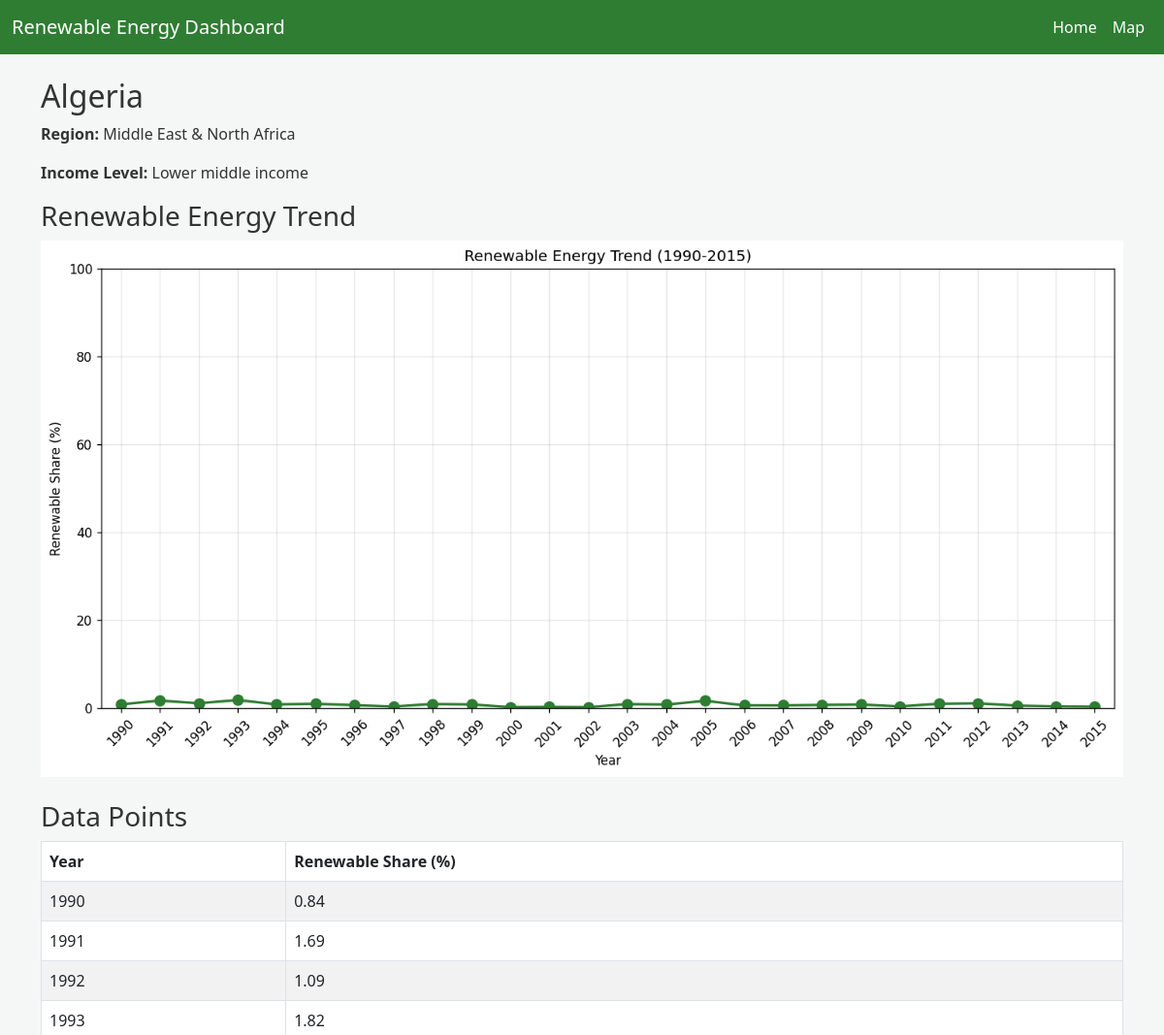
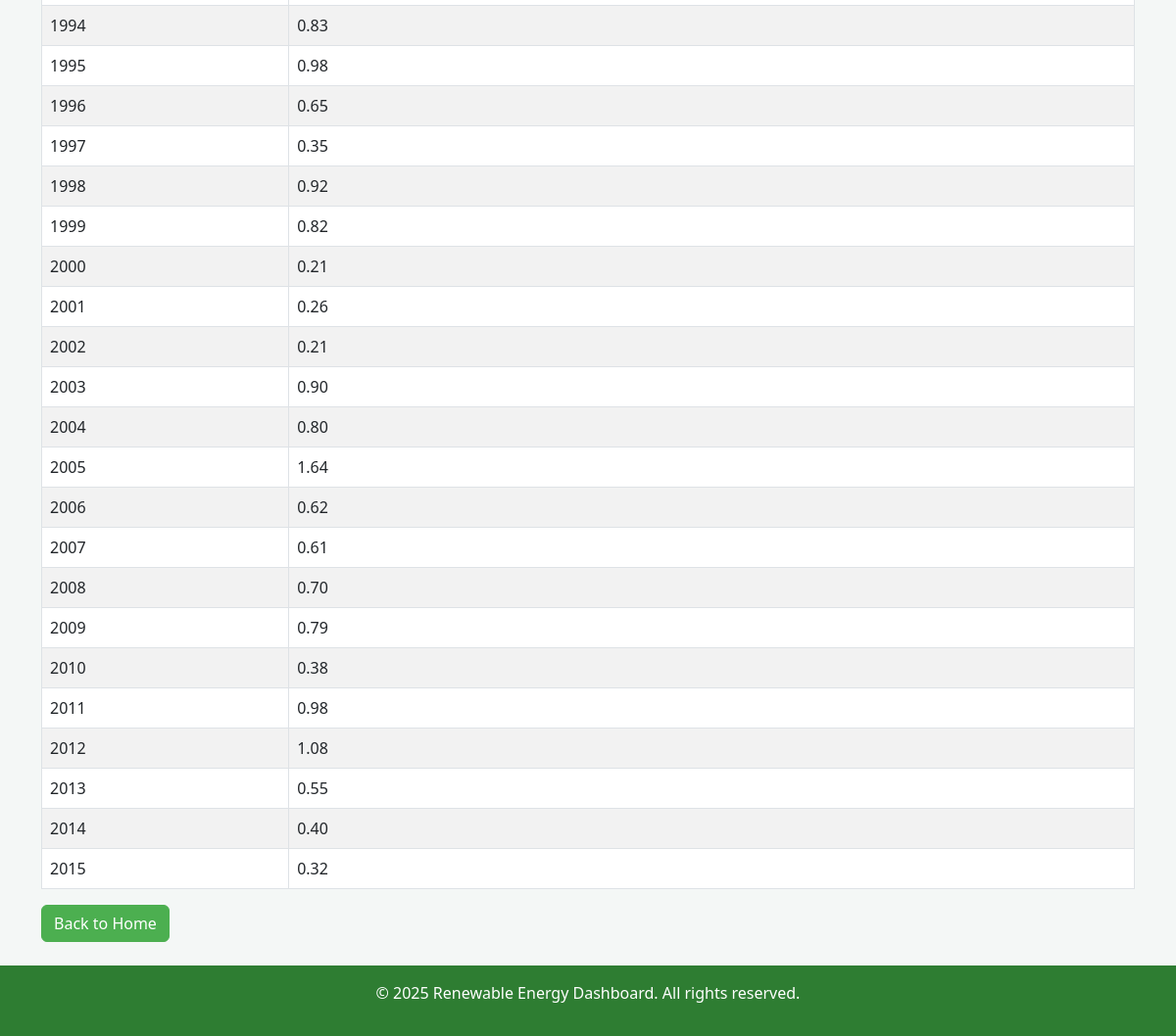
The page /country/496/ on the database its author committed (2 pictures, top to bottom).
### energy/models.py (models this page shows, shortened)
class Country(models.Model):
    name = models.CharField(max_length=100, unique=True)
    code = models.CharField(max_length=4, unique=True, null=True, blank=True)
    type = models.CharField(max_length=10, default='Unknown')
    region = models.CharField(max_length=50, default='Unknown')
    INCOME_GROUP_CHOICES = [
        ('High income', 'High income'),
        ('Low income', 'Low income'),
        ('Lower middle', 'Lower middle income'),
        ('Upper middle', 'Upper middle income'),
    ]
    income_group = models.CharField(
        max_length=20, choices=INCOME_GROUP_CHOICES, blank=True, null=True
    )
    renewable_share = models.FloatField(
        help_text="Renewable energy share in 2015 (%)",
        default=0.0,
        null=True,
        blank=True
    )
    class Meta:
        ordering = ['name']

class EnergyData(models.Model):
    country = models.ForeignKey(Country, on_delete=models.CASCADE)
    year = models.IntegerField()
    renewable_share = models.FloatField()
    class Meta:
        unique_together = ('country', 'year')
        ordering = ['year']

### energy/views.py (the view)
# urls.py: path('country/<int:pk>/', views.country_detail, name='country_detail'),
def country_detail(request, pk):
    country = get_object_or_404(
        Country.objects.prefetch_related(
            Prefetch(
                'energydata_set',
                queryset=EnergyData.objects.filter(year__range=(1990, 2015)).order_by('year'),
                to_attr='filtered_energy'
            )
        ),
        pk=pk
    )
    full_energy_data = [
        {
            'year': year,
            'renewable_share': next(
                (ed.renewable_share for ed in country.filtered_energy if ed.year == year),
                None
            ),
        }
        for year in range(1990, 2016)
    ]
    chart_url = generate_country_chart(full_energy_data)
    context = {
        'country': country,
        'energy_data': full_energy_data,
        'chart_url': chart_url,
    }
    return render(request, 'energy/country_detail.html', context)

### templates/energy/country_detail.html (shortened to what this page needs)
{% extends 'energy/base.html' %}
{% block content %}
    {% if error %}
        <div class="alert alert-danger">{{ error }}</div>
    {% else %}
        <h2>{{ country.name }}</h2>
        <p><strong>Region:</strong> {{ country.region }}</p>
        <p><strong>Income Level:</strong> {{ country.income_group }}</p>
        {% if chart_url %}
            <div class="mb-4">
                <h3>Renewable Energy Trend</h3>
                <img alt="{{ country.name }} Chart" class="img-fluid" style="max-width: 100%;">
            </div>
        {% else %}
            <div class="alert alert-warning">No chart available.</div>
        {% endif %}
        <h3>Data Points</h3>
        {% if country.energydata_set.all %}
            <div class="table-responsive">
                <table class="table table-striped table-bordered">
                    <thead>
                        <tr>
                            <th>Year</th>
                            <th>Renewable Share (%)</th>
                        </tr>
                    </thead>
                    <tbody>
                        {% for dp in country.energydata_set.all %}
                            <tr>
                                <td>{{ dp.year }}</td>
                                <td>{{ dp.renewable_share|floatformat:2 }}</td>
                            </tr>
                        {% endfor %}
                    </tbody>
                </table>
            </div>
        {% else %}
            <p>No data points available.</p>
        {% endif %}
        <p><a href="{% url 'energy:index' %}" class="btn btn-primary">Back to Home</a></p>
    {% endif %}
{% endblock %}

### templates/energy/base.html (style rules this page uses)
body { background-color: #f4f7f6; color: #333; }
.table thead { background-color: #4caf50; color: white; }
.btn-primary { background-color: #4caf50; border-color: #4caf50; }

### rows shown on the page
Country: name "Algeria", region "Middle East & North Africa", income_group "Lower middle income"
EnergyData: year "1990", renewable_share "0.84"
EnergyData: year "1991", renewable_share "1.69"
EnergyData: year "1992", renewable_share "1.09"
EnergyData: year "1993", renewable_share "1.82"
EnergyData: year "1994", renewable_share "0.83"
EnergyData: year "1995", renewable_share "0.98"
EnergyData: year "1996", renewable_share "0.65"
EnergyData: year "1997", renewable_share "0.35"
EnergyData: year "1998", renewable_share "0.92"
EnergyData: year "1999", renewable_share "0.82"
EnergyData: year "2000", renewable_share "0.21"
EnergyData: year "2001", renewable_share "0.26"
EnergyData: year "2002", renewable_share "0.21"
EnergyData: year "2003", renewable_share "0.90"
EnergyData: year "2004", renewable_share "0.80"
EnergyData: year "2005", renewable_share "1.64"
EnergyData: year "2006", renewable_share "0.62"
EnergyData: year "2007", renewable_share "0.61"
EnergyData: year "2008", renewable_share "0.70"
EnergyData: year "2009", renewable_share "0.79"
EnergyData: year "2010", renewable_share "0.38"
EnergyData: year "2011", renewable_share "0.98"
EnergyData: year "2012", renewable_share "1.08"
EnergyData: year "2013", renewable_share "0.55"
EnergyData: year "2014", renewable_share "0.40"
EnergyData: year "2015", renewable_share "0.32"
